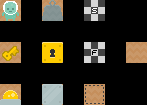

A 2D game scene composited from a Tiled map and its tileset images. What follows is a short description and the map's XML, with every tile layer's data as written:
An orthogonal 7x5 tile map with 21x21 px tiles, 2 tile layers (regions, input_Level Design) and 9 objects (Player, Push Block, Start Line, Finish Line, Key, ...).

<map version="1.0" orientation="orthogonal" renderorder="right-down" width="7" height="5" tilewidth="21" tileheight="21" nextobjectid="14">
 <properties>
  <property name="DeleteTiles" type="bool" value="true" />
 </properties>
 <tileset firstgid="1" name="Cooperace Simple" tilewidth="21" tileheight="21" tilecount="18" columns="6">
  <image source="../tilesets/simple.png" width="126" height="63" />
  <tile id="4">
   <properties>
    <property name="Player" value="" />
   </properties>
  </tile>
 </tileset>
 <layer name="regions" width="7" height="5">
  <data encoding="csv">
14,0,14,0,14,0,0,
0,0,0,0,0,0,0,
14,0,14,0,14,0,14,
0,0,0,0,0,0,0,
14,0,14,0,14,0,0
</data>
 </layer>
 <layer name="input_Level Design" width="7" height="5">
  <data encoding="csv">
1,0,6,0,10,0,0,
0,0,0,0,0,0,0,
4,0,5,0,16,0,0,
0,0,0,0,0,0,0,
2,0,3,0,11,0,0
</data>
 </layer>
 <objectgroup color="#ffff00" name="output_UnityObjects">
  <object id="1" name="Player" x="0" y="0" width="21" height="21">
   <properties>
    <property name="Player" value="" />
   </properties>
  </object>
  <object id="6" name="Push Block" x="42" y="0" width="21" height="21">
   <properties>
    <property name="PushBlock" value="" />
   </properties>
  </object>
  <object id="7" name="Start Line" x="84" y="0" width="21" height="21">
   <properties>
    <property name="StartLine" value="" />
   </properties>
  </object>
  <object id="8" name="Finish Line" x="84" y="42" width="21" height="21">
   <properties>
    <property name="FinishLine" value="" />
   </properties>
  </object>
  <object id="9" name="Key" x="0" y="42" width="21" height="21">
   <properties>
    <property name="Key" value="" />
   </properties>
  </object>
  <object id="10" name="Key Block" x="42" y="42" width="21" height="21">
   <properties>
    <property name="KeyBlock" value="" />
   </properties>
  </object>
  <object id="11" name="Pressure Plate" x="0" y="84" width="21" height="21">
   <properties>
    <property name="Address" value="default" />
    <property name="PressurePlate" value="" />
   </properties>
  </object>
  <object id="12" name="Pressure Plate Block (closed)" x="42" y="84" width="21" height="21">
   <properties>
    <property name="Address" value="default" />
    <property name="DefaultState" value="closed" />
    <property name="PressurePlateBlock" value="" />
   </properties>
  </object>
  <object id="13" name="Pressure Plate Block (open)" x="84" y="84" width="21" height="21">
   <properties>
    <property name="Address" value="default" />
    <property name="DefaultState" value="open" />
    <property name="PressurePlateBlock" value="" />
   </properties>
  </object>
 </objectgroup>
</map>
